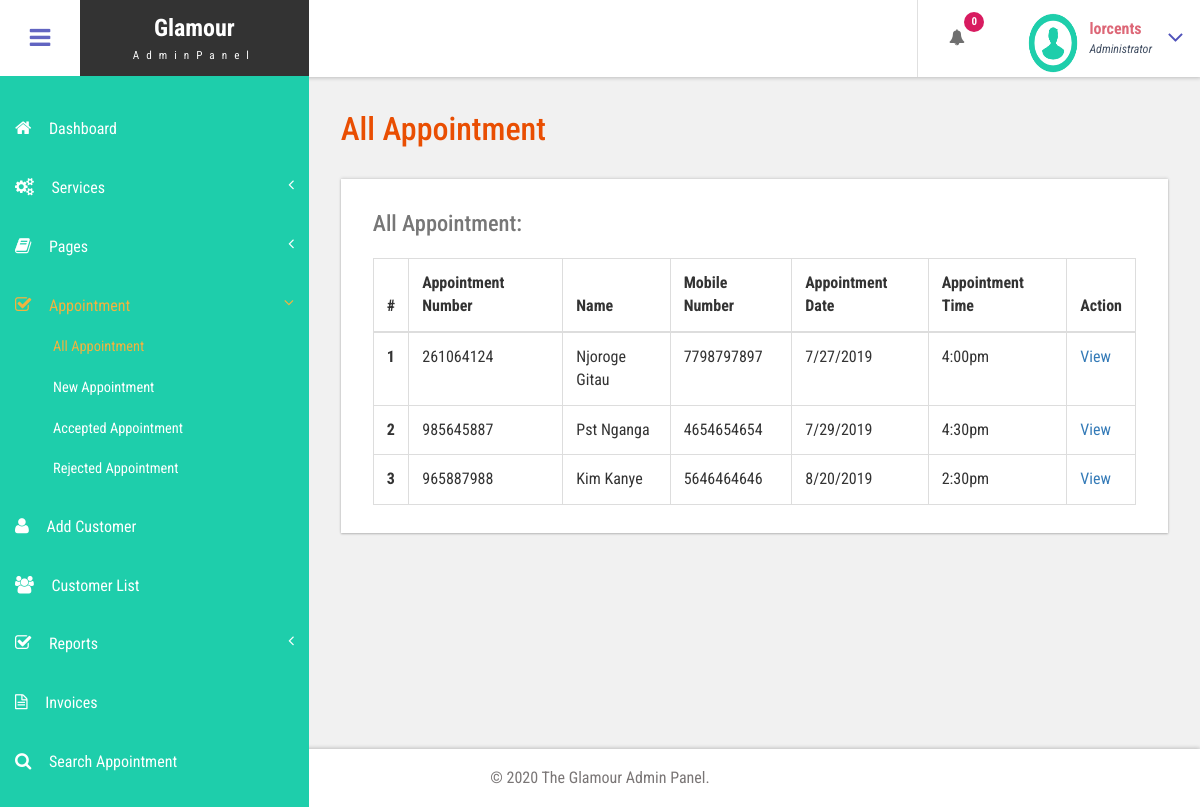
Page /admin/all-appointment.php (signed in) on the committed database.
### tables this page shows
CREATE TABLE `tblappointment` (
  `ID` int(10) NOT NULL,
  `AptNumber` varchar(80) DEFAULT NULL,
  `Name` varchar(120) DEFAULT NULL,
  `Email` varchar(120) DEFAULT NULL,
  `PhoneNumber` bigint(11) DEFAULT NULL,
  `AptDate` varchar(120) DEFAULT NULL,
  `AptTime` varchar(120) DEFAULT NULL,
  `Services` varchar(120) DEFAULT NULL,
  `ApplyDate` timestamp NULL DEFAULT CURRENT_TIMESTAMP,
  `Remark` varchar(250) NOT NULL,
  `Status` varchar(50) NOT NULL,
  `RemarkDate` timestamp NOT NULL DEFAULT '0000-00-00 00:00:00' ON UPDATE CURRENT_TIMESTAMP
);

### admin/all-appointment.php (the view, shortened to what this page needs)
<?php
include('includes/dbconnection.php');
if (strlen($_SESSION['bpmsaid']==0)) {
  header('location:logout.php');
  } else{
  ?>
<!DOCTYPE HTML>
<html>
<head>
<link href="css/bootstrap.css" rel='stylesheet' type='text/css' />
<link href="css/style.css" rel='stylesheet' type='text/css' />
<link href="css/font-awesome.css" rel="stylesheet">
<link href="css/animate.css" rel="stylesheet" type="text/css" media="all">
<link href="css/custom.css" rel="stylesheet">
</head>
<body class="cbp-spmenu-push">
	<div class="main-content">
		 <?php include_once('includes/sidebar.php');?>
		 <?php include_once('includes/header.php');?>
		<div id="page-wrapper">
			<div class="main-page">
				<div class="tables">
					<h3 class="title1">All Appointment</h3>
					<div class="table-responsive bs-example widget-shadow">
						<h4>All Appointment:</h4>
						<table class="table table-bordered"> <thead> <tr> <th>#</th> <th> Appointment Number</th> <th>Name</th><th>Mobile Number</th> <th>Appointment Date</th><th>Appointment Time</th><th>Action</th> </tr> </thead> <tbody>
<?php
$ret=mysqli_query($con,"select *from  tblappointment");
$cnt=1;
while ($row=mysqli_fetch_array($ret)) {
?>
						 <tr> <th scope="row"><?php echo $cnt;?></th> <td><?php  echo $row['AptNumber'];?></td> <td><?php  echo $row['Name'];?></td><td><?php  echo $row['PhoneNumber'];?></td><td><?php  echo $row['AptDate'];?></td> <td><?php  echo $row['AptTime'];?></td> <td><a href="view-appointment.php?viewid=<?php echo $row['ID'];?>">View</a></td> </tr>   <?php
$cnt=$cnt+1;
}?></tbody> </table>
					</div>
				</div>
			</div>
		</div>
		 <?php include_once('includes/footer.php');?>
	</div>
</body>
</html>
<?php }  ?>

### admin/includes/header.php (shortened to what this page needs)
<div class="sticky-header header-section ">
      <div class="header-left">
        <button id="showLeftPush"><i class="fa fa-bars"></i></button>
        <div class="logo">
          <a href="index.php">
            <h1>Glamour</h1>
            <span>AdminPanel</span>
          </a>
        </div>
      </div>
      <div class="header-right">
        <div class="profile_details_left">
          <ul class="nofitications-dropdown">
            <?php
$ret1=mysqli_query($con,"select ID,Name from  tblappointment where Status=''");
$num=mysqli_num_rows($ret1);
?>
            <li class="dropdown head-dpdn">
              <a href="#" class="dropdown-toggle" data-toggle="dropdown" aria-expanded="false"><i class="fa fa-bell"></i><span class="badge blue"><?php echo $num;?></span></a>
            </li>
          </ul>
          <div class="clearfix"> </div>
        </div>
        <div class="profile_details">
        <?php
$adid=$_SESSION['bpmsaid'];
$ret=mysqli_query($con,"select AdminName from tbladmin where ID='$adid'");
$row=mysqli_fetch_array($ret);
$name=$row['AdminName'];
?>
          <ul>
            <li class="dropdown profile_details_drop">
              <a href="#" class="dropdown-toggle" data-toggle="dropdown" aria-expanded="false">
                <div class="profile_img">
                  <span class="prfil-img"><img src="images/download (1).png" alt="" width="50" height="60"> </span>
                  <div class="user-name">
                    <p><?php echo $name; ?></p>
                    <span>Administrator</span>
                  </div>
                  <i class="fa fa-angle-down lnr"></i>
                  <div class="clearfix"></div>
                </div>
              </a>
            </li>
          </ul>
        </div>
      </div>
      <div class="clearfix"> </div>
    </div>

### admin/css/style.css (style rules this page uses)
h4, h5, h6, h1, h2, h3 { margin: 0; }
ul, ol { margin: 0; }
p { margin: 0; }
html, body { font-family: 'Roboto Condensed', sans-serif; font-size: 100%; overflow-x: hidden; background: #fff; }
body a { transition: 0.5s all ease; -webkit-transition: 0.5s all ease; -moz-transition: 0.5s all ease; -o-transition: 0.5s all ease; -ms-transition: 0.5s all ease; text-decoration:none; }
h1,h2,h3,h4,h5,h6 { margin:0; }
p { margin:0; }
ul,label { margin:0; padding:0; }
.main-content { position: relative; }
.sticky-header { position: fixed; top: 0; left:0px; width: 100%; z-index: 100; }
.header-section { background:#FFF; box-shadow: 1px 1px 4px rgba(0, 0, 0, 0.21); -webkit-box-shadow: 1px 1px 4px rgba(0, 0, 0, 0.21); -moz-box-shadow: 1px 1px 4px rgba(0, 0, 0, 0.21); -o-box-shadow: 1px 1px 4px rgba(0, 0, 0, 0.21); }
.header-section::after { clear: both; display: block; content: ''; }
.header-left { float: left; width: 45%; }
.header-right { float: right; }
button#showLeftPush { font-size: 1.5em; width: 80px; padding: 0.87em 0; text-align: center; cursor: pointer; float: left; color: #6F6F6F; -moz-transition: all 0.2s ease-out 0s; -webkit-transition: all 0.2s ease-out 0s; transition: all 0.2s ease-out 0s; border: none; background-color: #fff; outline:none; }
.cbp-spmenu-push { overflow-x: hidden; position: relative; }
.cbp-spmenu, .cbp-spmenu-push { -webkit-transition: all 0.3s ease; -moz-transition: all 0.3s ease; transition: all 0.3s ease; }
.cbp-spmenu-push div#page-wrapper { margin: 0 0 0 19.3em; transition:.5s all; -webkit-transition:.5s all; -moz-transition:.5s all; }
.fa { display: inline-block; font-family: FontAwesome; font-style: normal; font-weight: normal; line-height: 1; -webkit-font-smoothing: antialiased; -moz-osx-font-smoothing: grayscale; }
.logo { background: #333; text-align: center; float: left; }
.logo a { padding: 0.9em 3.3em .7em; display: block; text-decoration: none; }
.logo a h1 { color: #fff; font-size: 1.5em; line-height: 1.2em; font-weight: 700; }
.logo a span { color: #F8F8F8; font-size: .7em; text-align: center; letter-spacing: 7px; }
.profile_details_left { float: left; }
li.dropdown.head-dpdn { display: inline-block; padding: 1.7em 0; border-left: 1px solid #E0E0E0; float: left; }
li.dropdown.head-dpdn a.dropdown-toggle { padding: 1.7em 2em; }
i.fa.fa-bell { color:#6F6F6F; }
.header-right span.badge { font-size: 11px; font-weight: bold; color: #FFF; background: #8BC34A; line-height: 15px; width: 20px; height: 20px; border-radius: 2em; -webkit-border-radius: 2em; -moz-border-radius: 2em; -o-border-radius: 2em; text-align: center; display: inline-block; position: absolute; top: 16%; padding: 2px 0 0; }
.header-right span.blue { background-color:#D81B60; }
.profile_details { float: right; }
.profile_details_drop a.dropdown-toggle { display:block; padding: 0.8em 3em 0 2em; }
.profile_img span.prfil-img { float:left; }
.user-name { float:left; margin-top:8px; margin-left:11px; height:35px; }
.profile_details ul li { list-style-type:none; position:relative; }
.profile_details li a i.fa.lnr { position: absolute; top: 34%; right: 8%; color: #4F52BA; font-size: 1.6em; }
.user-name p { font-size:1em; color:#DD6777; line-height:1em; font-weight:700; }
.user-name span { font-size: .75em; font-style: italic; color: #424f63; font-weight: normal; margin-top: .3em; }
.widget-shadow { background-color: #fff; box-shadow: 0 -1px 3px rgba(0,0,0,.12),0 1px 2px rgba(0,0,0,.24); -webkit-box-shadow: 0 -1px 3px rgba(0,0,0,.12),0 1px 2px rgba(0,0,0,.24); -moz-box-shadow: 0 -1px 3px rgba(0,0,0,.12),0 1px 2px rgba(0,0,0,.24); }
h3.title1 { font-size: 2em; color: #e94e02; margin-bottom: 0.8em; }
.table > thead > tr > th, .table > tbody > tr > th, .table > tfoot > tr > th, .table > thead > tr > td, .table > tbody > tr > td, .table > tfoot > tr > td { border-top: none; }
.tables h4 { font-size: 1.4em; margin-bottom: 1em; color: #777777; }
.tables .panel-body ,.tables .bs-example { padding: 2em 2em 0.5em; }
.tables .table > thead > tr > th, .tables .table > tbody > tr > th, .tables .table > tfoot > tr > th, .tables .table > thead > tr > td, .tables .table > tbody > tr > td, .tables .table > tfoot > tr > td { padding: 13px; border-top: 1px solid #E0E0E0; }
.bs-example { margin-top: 2em; }

### admin/css/custom.css (style rules this page uses)
#page-wrapper { padding:7em 2em 2.5em; background-color: #F1F1F1; }

### rows in the picture
tblappointment: AptNumber "261064124", Name "Njoroge Gitau", PhoneNumber "7798797897", AptDate "7/27/2019", AptTime "4:00pm"
tblappointment: AptNumber "985645887", Name "Pst Nganga", PhoneNumber "4654654654", AptDate "7/29/2019", AptTime "4:30pm"
tblappointment: AptNumber "965887988", Name "Kim Kanye", PhoneNumber "5646464646", AptDate "8/20/2019", AptTime "2:30pm"

### other values in the picture
$num "0"
$name "lorcents"
